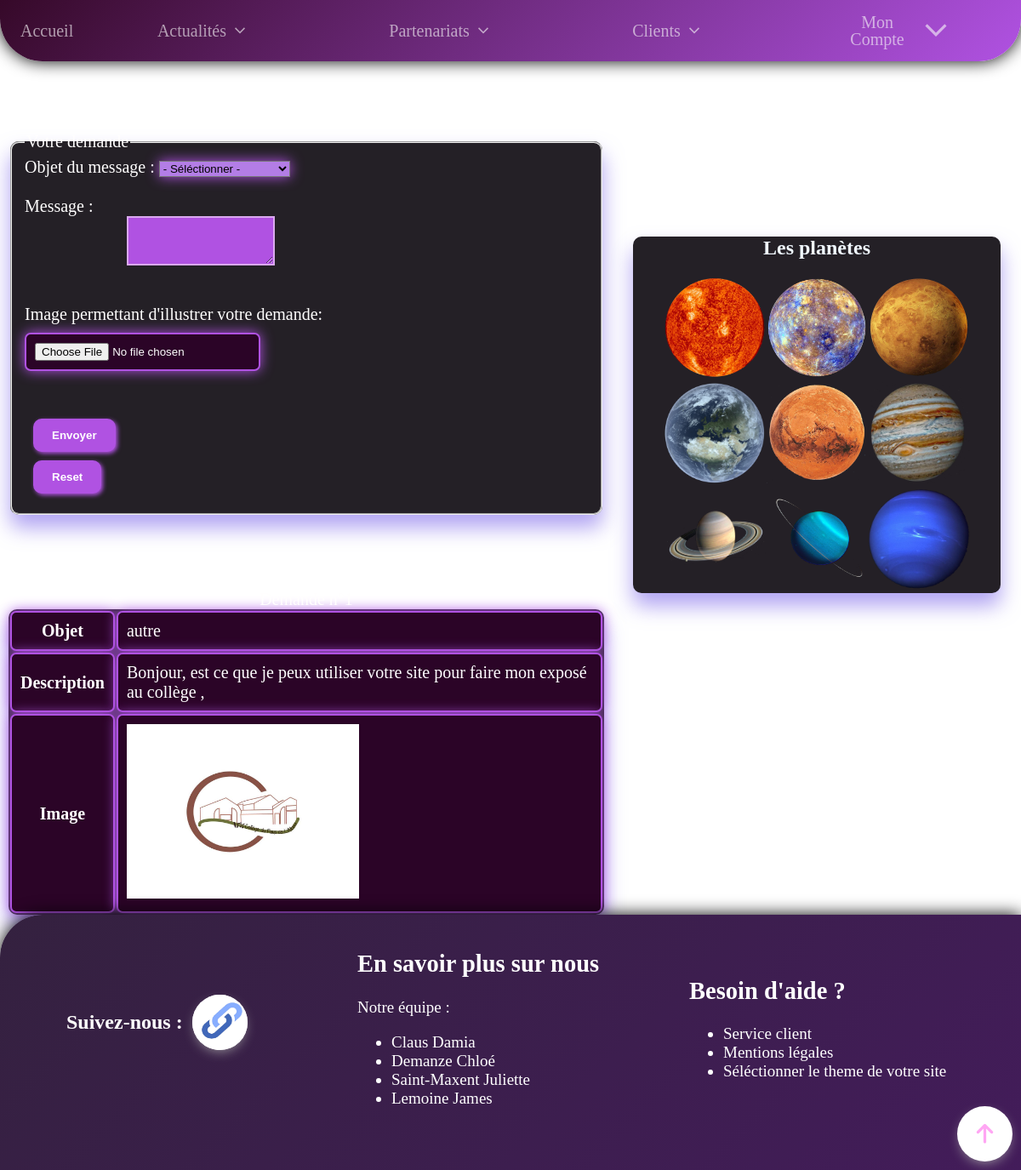
Screenshot of /Page_PHP_Planetes_Index/serv_client.php (signed in) with the database file from the repository.
### tables this page shows
CREATE TABLE `suggestion` (
  `ID` int(11) NOT NULL,
  `objet` varchar(64) NOT NULL,
  `description` varchar(200) NOT NULL,
  `email` varchar(64) NOT NULL,
  `image` varchar(64) NOT NULL
);

### Page_PHP_Planetes_Index/serv_client.php (the view, shortened to what this page needs)
<!DOCTYPE html>
<html lang="fr">
<head>
  <?php  include("../Page_PHP_Structure/header.php");?>
  <link
      rel="stylesheet"
      href="../css_dossier/Css_Planètes/serv_client.css"
    >
    <link
      rel="stylesheet"
      href="../css_dossier/Css_Planètes/tableau.css"
    >
</head>
<body>
<?php  include("../Page_PHP_Structure/aside.php");?>
<div class="Main_grid">
        <main>
          <div>
            <form method="post" action="serv_client.php" enctype="multipart/form-data" id="formLetter" class="formLetter">
              <fieldset id="fieldset2">
                <legend>Votre demande</legend>
                <label for="objet">Objet du message :</label
                >
                <select class="objet" id="objet" required name="objet" required>
                  <option value="0">- Séléctionner -</option>
                </select>
                <br ><br >
                <label for="description">Message :</label>
                <br >
                <textarea
                required
                  rows="10"
                  cols="50"
                  name="description"
                  id="description"
                  maxlength="200"
                ></textarea
                >
                <br ><br >
                <label for="document">Image permettant d'illustrer votre demande:</label
                >
                <input
                  class="bouton"
                  id="bouton"
                  type="file"
                  name="image"
                  accept="image/*"
                >
                <br ><br >
                <input
                  class="bouton"
                  type="submit"
                  name="servclient"
                  id="soumission"
                  value="Envoyer"
                >
                <input class="bouton" type="reset" >
              </fieldset>
            </form>
            <?php
            if(isset($_SESSION["authentifie"])==true ){
              try{
                require("../Page_PHP_Structure/connexion.php");
                $reqPrep1="SELECT Id FROM clients WHERE pseudo='$_SESSION[nom]'";
                $req1 =$conn->prepare($reqPrep1);
                $req1->execute();
                $resultat = $req1->fetchAll();
                foreach($resultat as $row){
                  $tab=array("Id"=>"$row[Id]");
                }
              }
              catch(Exception $e){
                die("Erreur : " . $e->getMessage());
              }
            }
              try{
                require("../Page_PHP_Structure/connexion.php");
                $reqPrep1="SELECT objet,description,image FROM Suggestion WHERE Id='$tab[Id]'";
                $req1 =$conn->prepare($reqPrep1);
                $req1->execute();
                $resultat = $req1->fetchAll();
                echo"<h1>Vos Demandes</h1>";
                $i=1;
                foreach($resultat as $row){
                    echo "
                        <table id='table'>
                            <caption>Demande n°$i</caption>
                            <tr>
                                <th class='th'>Objet </th>
                                <td class='td'> $row[objet]</td>
                            </tr>
                            <tr>
                                <th class='th'>Description </th>
                                <td class='td'>$row[description]</td>
                            </tr>
                            <tr>
                                <th class='th'>Image </th>
                                <td class='td'><img src=\".\images\\" .basename($row['image']) . "\"></td>
                            </tr>
                        </table>";
                    $i++;
                }
            }
            catch(Exception $e){
                die("Erreur : " . $e->getMessage());
            }
            ?>
          </div>
        </main>
      </div>
<div class="Footer_grid">
        <footer>
        <?php  include("../Page_PHP_Structure/footer.php");?>
        </footer>
      </div>
    </div>
  </body>
</html>

### css_dossier/Css_Structuration/barredenav.css (style rules this page uses)
input { display: none; }

### css_dossier/Css_Structuration/main.css (style rules this page uses)
:root { --violet-MAIN: #b052e2; --violet-clair: #daa8ef; --violet-foncé: #2b0427; --bleu: #2c2d69; --bleuclair: #383984; }
body, img { -user-drag: none; -webkit-user-drag: none; user-select: none; -moz-user-select: none; -webkit-user-select: none; -ms-user-select: none; }
body { margin: 0; padding: 0; font-family: "calibri"; background-attachment: fixed; background-size: 250%; background-position: center; }
* { scrollbar-width: auto; }

### css_dossier/Css_Structuration/footer.css (style rules this page uses)
input, #ilink { display: none; }
@media only screen and (min-width: 984px) { label { width: 260px; line-height: 10px; } }

### css_dossier/Css_Structuration/grid.css (style rules this page uses)
.Footer_grid { -ms-grid-row: 9; -ms-grid-column: 1; -ms-grid-column-span: 9; grid-area: Footer_grid; height: -webkit-min-content; height: -moz-min-content; height: min-content; }
.Main_grid { -ms-grid-row: 3; -ms-grid-column: 1; -ms-grid-column-span: 9; grid-area: Main_grid; height: -webkit-min-content; height: -moz-min-content; height: min-content; font-size: 20px; color: rgb(255, 254, 254); padding-top: 72px; padding-left: 10px; padding-right: 10px; }
@media only screen and (min-width: 430px) { .Footer_grid { -ms-grid-row: 9; -ms-grid-column: 1; -ms-grid-column-span: 9; grid-area: Footer_grid; } }
@media only screen and (min-width: 430px) { .Main_grid { -ms-grid-row: 3; -ms-grid-column: 1; -ms-grid-column-span: 9; grid-area: Main_grid; } }
@media only screen and (min-width: 768px) { .Footer_grid { -ms-grid-row: 9; -ms-grid-column: 1; -ms-grid-column-span: 9; grid-area: Footer_grid; } }
@media only screen and (min-width: 768px) { .Main_grid { -ms-grid-row: 3; -ms-grid-column: 1; -ms-grid-column-span: 9; grid-area: Main_grid; } }
@media only screen and (min-width: 984px) { .Footer_grid { -ms-grid-row: 9; -ms-grid-column: 1; -ms-grid-column-span: 9; grid-area: Footer_grid; } }
@media only screen and (min-width: 984px) { .Main_grid { -ms-grid-row: 3; -ms-grid-column: 1; -ms-grid-column-span: 9; grid-area: Main_grid; } }

### css_dossier/Css_Planètes/planetes.css (style rules this page uses)
@media only screen and (min-width: 430px) { .Main_grid { -ms-grid-row: 3; -ms-grid-row-span: 5; -ms-grid-column: 1; -ms-grid-column-span: 5; } }
@media only screen and (min-width: 430px) { .Footer_grid { -ms-grid-row: 9; -ms-grid-column: 1; -ms-grid-column-span: 9; } }
@media only screen and (min-width: 768px) { .Footer_grid { -ms-grid-row: 9; -ms-grid-column: 1; -ms-grid-column-span: 9; } }
@media only screen and (min-width: 768px) { .Main_grid { -ms-grid-row: 3; -ms-grid-row-span: 5; -ms-grid-column: 1; -ms-grid-column-span: 5; } }
@media only screen and (min-width: 984px) { .Footer_grid { -ms-grid-row: 11; -ms-grid-column: 1; -ms-grid-column-span: 9; } }
@media only screen and (min-width: 984px) { .Main_grid { -ms-grid-row: 3; -ms-grid-row-span: 5; -ms-grid-column: 1; -ms-grid-column-span: 5; } }

### css_dossier/Css_Planètes/tableau.css (style rules this page uses)
:root { --violet-MAIN:#b052e2; --violet-clair:#daa8ef; --violet-foncé:#2b0427; }
h1 { margin-top: 15px; color: white; }
table { position: relative; height: 100%; background: #242026; -webkit-box-shadow: 0 15px 25px rgba(143, 124, 236, 0.7); box-shadow: 0 15px 25px rgba(143, 124, 236, 0.7); border-radius: 10px; }
th,td { width: -webkit-max-content; width: -moz-max-content; width: max-content; border: 2px solid #b052e2; border-radius: 7px; background-color: var(--violet-foncé); -webkit-box-shadow: 0px 0px 15px #b052e2; box-shadow: 0px 0px 15px #b052e2; padding: 10px; color: white; margin-top: 10px; }

### rows the page displays
suggestion: objet "autre", description "Bonjour, est ce que je peux utiliser votre site pour faire mon exposé au collège ,", image (picture)
